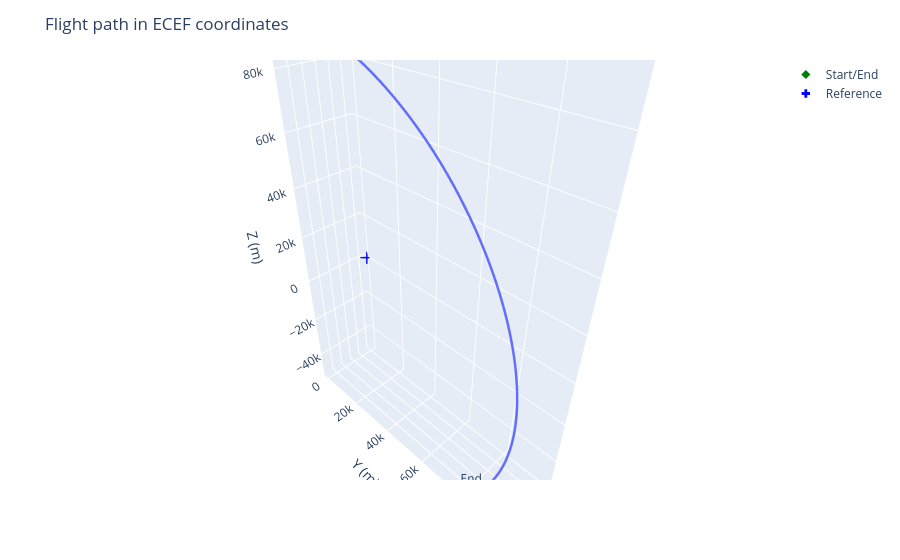

Source (notebook cell):
### Markdown cell above
## Just to test Plotters

### Code cell
pmf = pre_made_flightpaths()

const_range_el_data, ref_pos = pmf.const_range_el(slant_range=100000, el=15, az_i=0, az_f=120, true_vel=50, orientation='cw', banking='no')

plotter = plotters(const_range_el_data, ref_pos)
plotter.plot_path_ecef(filepath=None)
#plotter.plot_path_on_globe(filepath=None)
csv_saver.csv_saver(const_range_el_data, filename="interpolated_path_const_range_el.csv", directory="Downloads")

### Figure 1 — Plotly figure (JSON) as saved in the notebook; plotly's stock layout.template omitted (floating-point values rounded to 4 significant figures; data arrays with more than 128 entries replaced by an {"elided": "..."} marker saying what was removed)
{"data": [{"hovertemplate": "X (m)=%{x}<br>Y (m)=%{y}<br>Z (m)=%{z}<extra></extra>", "legendgroup": "", "line": {"color": "#636efa", "dash": "solid", "width": 5}, "marker": {"symbol": "circle"}, "mode": "lines", "name": "", "scene": "scene", "showlegend": false, "type": "scatter3d", "x": {"elided": "40460 float values"}, "y": {"elided": "40460 float values"}, "z": {"elided": "40460 float values"}}, {"marker": {"color": ["green", "red"], "size": 7, "symbol": "diamond"}, "mode": "markers+text", "name": "Start/End", "text": ["Start", "End"], "textposition": "top center", "type": "scatter3d", "x": [6404000.0, 6404000.0], "y": [0, 83650.0], "z": [96590.0, -48300.0]}, {"marker": {"color": "blue", "size": 7, "symbol": "cross"}, "mode": "markers+text", "name": "Reference", "text": ["Reference"], "textposition": "top center", "type": "scatter3d", "x": [6378137], "y": [0], "z": [0]}], "layout": {"legend": {"tracegroupgap": 0}, "margin": {"t": 60}, "scene": {"aspectmode": "data", "domain": {"x": [0, 1], "y": [0, 1]}, "xaxis": {"title": {"text": "X (m)"}}, "yaxis": {"title": {"text": "Y (m)"}}, "zaxis": {"title": {"text": "Z (m)"}}}, "title": {"text": "Flight path in ECEF coordinates"}}}
